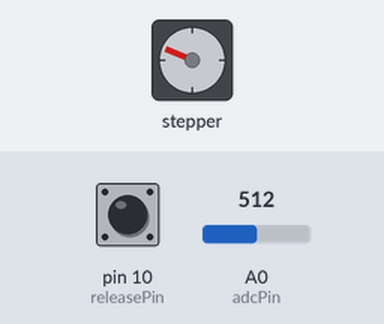
Recording of a program running on a simulated Arduino Uno, built with avr-gcc and run on an emulated ATmega328P. On the bench: stepper motor. Wiring (inferred from the names in the program): stepper motor driver (200 steps per turn assumed): step pin 11; direction pin 12; enable pin 13. Inputs (shaded band) come from the test bench; at power-on: A0 (adcPin) = 512, pin 10 (releasePin) HIGH.

Above: at 1.2 s.
1.3 s: A0 (adcPin) set to 716
At 2.0 s:
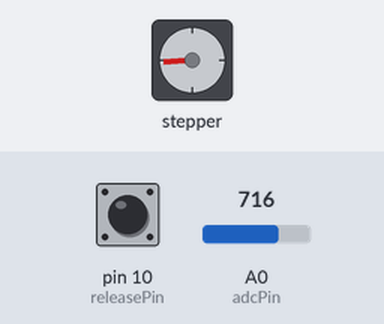
2.9 s: pin 10 (releasePin) pulled LOW for 0.15 s
At 4.4 s:
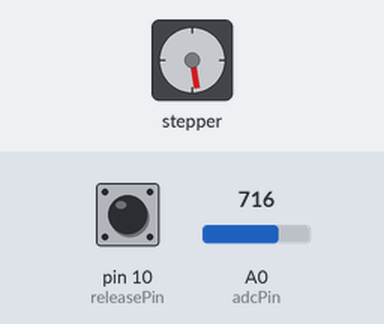
4.9 s: A0 (adcPin) set to 900
At 5.4 s:
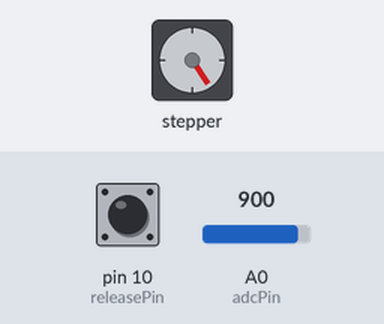
6.4 s: pin 10 (releasePin) pulled LOW for 1 s
At 8.6 s:
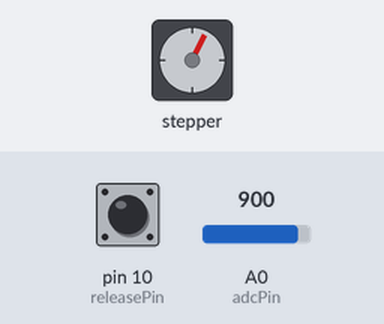
9.4 s: pin 10 (releasePin) pulled LOW for 0.15 s
At 10.8 s:
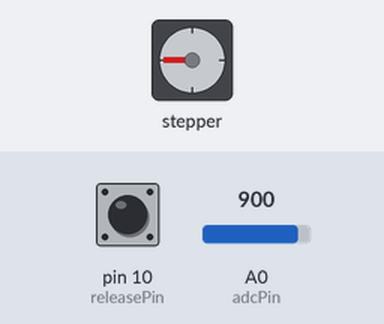
11.5 s: A0 (adcPin) set to 1023
At 12.8 s:
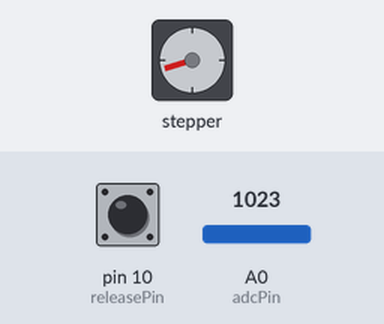
Timing chart, 0 to 14.0 s (numbered marks = the images above; inputs shaded):
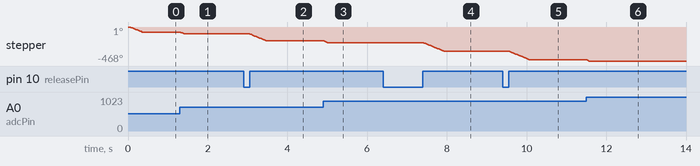

Measured:
- after the input at 1.3 s, stepper: turns 27° counter-clockwise in 0.11 s, starting at once
- after the input at 2.9 s, stepper: turns 95° counter-clockwise in 0.42 s, starting after 0.15 s
- after the input at 4.9 s, stepper: turns 24° counter-clockwise, starting at once
- after the input at 6.4 s, stepper: turns 119° counter-clockwise in 0.52 s, starting after 1.0 s
- after the input at 9.4 s, stepper: turns 118° counter-clockwise in 0.52 s, starting after 0.15 s
- after the input at 11.5 s, stepper: turns 17° counter-clockwise, starting at once
- by itself, stepper: turns 68° counter-clockwise in 0.30 s

The program:

main.cpp
```cpp
#include <Arduino.h>

const int enPin = 13;
const int dirPin = 12;
const int stepPin = 11;
const int adcPin = A0;
const int releasePin = 10;

const int N_STEPS = 19 * 4;

int currPos = 0;
int dir = 0;

void resetPos(){
  digitalWrite(enPin, HIGH);
  currPos = 0;
  delay(50);
  digitalWrite(enPin, LOW);
}

void setDir(int newDir){
  if (newDir == 1){
    digitalWrite(dirPin, LOW);
  } else {
    digitalWrite(dirPin, HIGH);
  }

  dir = newDir;
}

bool checkRelease(){
  if (digitalRead(releasePin) == LOW){
    resetPos();
    while (digitalRead(releasePin) == LOW){
      delay(1);
    }
    return true;
  } else {
    return false;
  }
}

void step(){
  const int nextPos = currPos + dir;
  if (nextPos < 0 || nextPos >= N_STEPS){
    return;
  }

  digitalWrite(stepPin, HIGH);
  delay(4);
  digitalWrite(stepPin, LOW);
  delay(4);

  currPos = nextPos;
}

void setup() {
  Serial.begin(115200);

  pinMode(enPin, OUTPUT);
  digitalWrite(enPin, HIGH);

  pinMode(dirPin, OUTPUT);
  pinMode(stepPin, OUTPUT);
  pinMode(releasePin, INPUT_PULLUP);

  digitalWrite(dirPin, LOW);
  digitalWrite(stepPin, LOW);

  resetPos();
}

void loop() {
  while (true){
    const int target = (long)analogRead(adcPin) * N_STEPS / 1024;

    if (checkRelease()){
      continue;
    }

    if (abs(target - currPos) <= 1){
      continue;
    }

    if (target == 0){
      resetPos();
      continue;
    }

    if (target > currPos){
      setDir(1);
    } else {
      setDir(-1);
    }

    for (int i=0; (i<10) && (currPos != target); (++i)){
      if (checkRelease()){
        break;
      }
      step();
    }
  }
}
```
